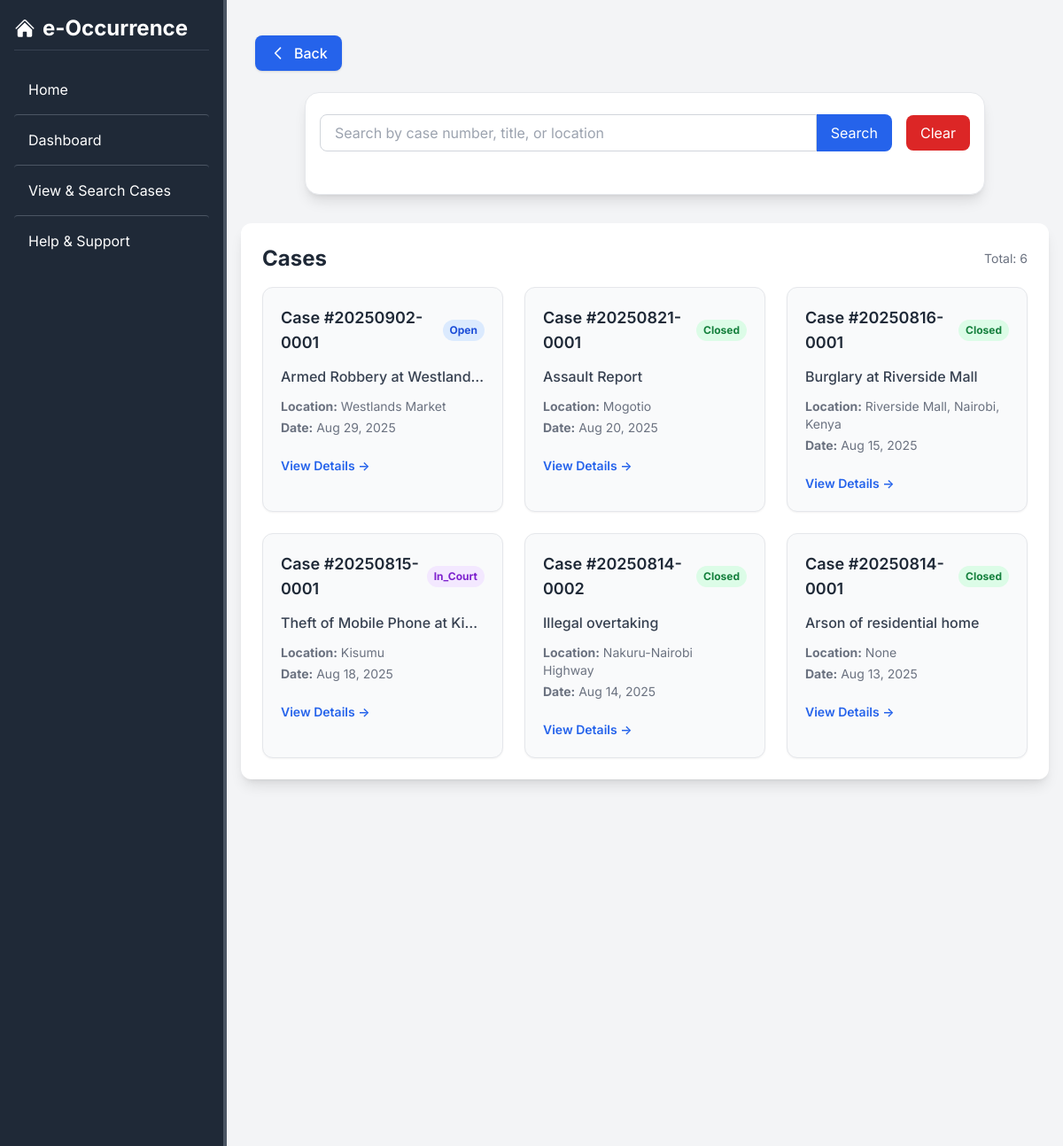
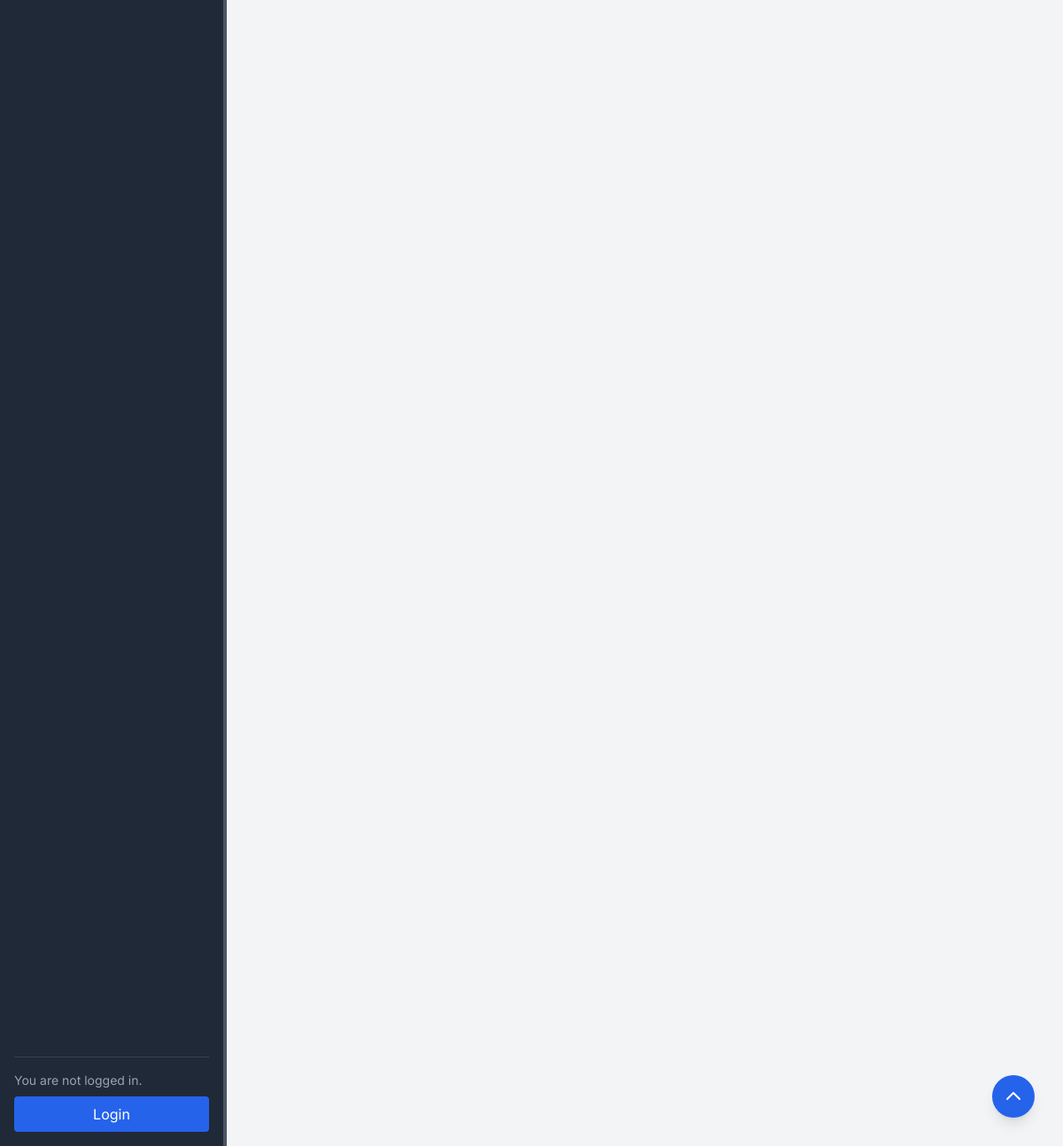
The page /cases/cases-list/ on the database its author committed (2 pictures, top to bottom).
### cases/models.py (models this page shows, shortened)
class Case(models.Model):
    STATUS_CHOICES = [
        ('open', 'Open'),
        ('under_investigation', 'Under Investigation'),
        ('in_court', 'In Court'),
        ('closed', 'Closed'),
        ('dismissed', 'Dismissed'),
        ('transferred', 'Transferred'),
    ]
    CASE_TYPE_CHOICES = [
    ('ASSAULT', 'Assault'),
    ('GBV', 'Gender-Based Violence'),
    ('HOMICIDE', 'Homicide / Murder'),
    ('MISSING_PERSON', 'Missing Person'),
    ('SUICIDE', 'Suicide / Attempted Suicide'),
    ('THEFT', 'Theft'),
    ('ROBBERY', 'Robbery'),
    ('BURGLARY', 'Burglary / Break-in'),
    ('ARSON', 'Arson'),
    ('FRAUD', 'Fraud'),
    ('CORRUPTION', 'Corruption / Bribery'),
    ('TRAFFIC', 'Traffic Offense'),
    ('PUBLIC_DISTURBANCE', 'Public Disturbance'),
    ('ILLEGAL_ASSEMBLY', 'Illegal Assembly / Protest'),
    ('DRUG_POSSESSION', 'Drug Possession / Trafficking'),
    ('ILLEGAL_WEAPONS', 'Illegal Possession of Firearms / Weapons'),
    ('DOMESTIC', 'Domestic Dispute'),
    ('CHILD_ABUSE', 'Child Abuse / Neglect'),
    ('LOST_PROPERTY', 'Lost Property'),
    ('RECOVERED_PROPERTY', 'Recovered Property'),
    ('OTHER', 'Other'),
]
    uuid = models.UUIDField(default=uuid.uuid4, unique=True, editable=False)
    case_number = models.CharField(max_length=50, unique=True)
    case_type = models.CharField(
        max_length=30, choices=CASE_TYPE_CHOICES, default='OTHER',
    )
    complainant = models.ForeignKey(
        'Complainant', on_delete=models.SET_NULL, null=True, related_name='cases'
    )
    suspects = models.ManyToManyField(
        'Suspect', blank=True, related_name='cases'
    )
    witnesses = models.ManyToManyField(
        'Witness', blank=True, related_name='cases'
    )
    incident_date = models.DateField(null=True, blank=True)  # Date of the incident
    report_date = models.DateField(auto_now_add=True)  # Date when the case was reported
    location = models.CharField(max_length=255, blank=True, null=True)
    title = models.CharField(max_length=255)
    description = models.TextField(blank=True)
    recorded_by = models.ForeignKey(
        User, on_delete=models.SET_NULL, null=True, related_name='cases_reported'
    )
    status = models.CharField(max_length=30, choices=STATUS_CHOICES, default='open')
    court_date = models.DateField(null=True, blank=True)
    created_at = models.DateTimeField(auto_now_add=True)
    updated_at = models.DateTimeField(auto_now=True)
    class Meta:
        ordering = ['-created_at']

### cases/views.py (the view)
# urls.py: path('cases-list/', views.view_cases, name='view_cases'),
def view_cases(request):
    qs = Case.objects.all()
    total_results = qs.count()
    cases = qs[:20]
    if total_results > 20:
        messages.info(request, f"Showing only 20 of {total_results} cases. Please use search to refine results.")
    return render(request, 'cases/view_cases.html', {
        'cases': cases,
        'total_results': total_results,  # pass count to template
    })

### cases/templates/cases/view_cases.html (shortened to what this page needs)
{% extends "core/base.html" %}
{% block content %}
    {% include "cases/partials/case-listing.html" %}
{% endblock %}

### cases/templates/cases/partials/case-listing.html (shortened to what this page needs)
<div class="max-w-3xl flex mx-auto items-center justify-between space-x-4 px-4 py-6 bg-white shadow-lg rounded-2xl mb-8 border border-gray-200">
    <form method="GET" action="{% url 'cases:search_cases' %}" class="mb-6 w-full">
        <div class="flex">
            <input type="text" name="query" placeholder="Search by case number, title, or location"
                    class="flex-1 px-4 py-2 border border-gray-300 rounded-l-lg focus:outline-none focus:ring-2 focus:ring-blue-500">
            <button type="submit" class="px-4 py-2 bg-blue-600 text-white rounded-r-lg hover:bg-blue-700">Search</button>
        </div>
    </form>
    <form method="GET" action="{% url 'cases:view_cases' %}" class="mb-6">
        <button type="submit" class="px-4 py-2 bg-red-600 text-white rounded-lg hover:bg-red-700">Clear</button>
    </form>
</div>
<div class="w-full mx-auto bg-white p-6 shadow-lg rounded-xl">
    <div class="flex justify-between items-center mb-4">
        <h2 class="text-2xl font-bold text-gray-800">Cases</h2>
        <span class="text-sm text-gray-500">Total: {{ total_results }}</span>
    </div>
    {% if cases %}
        <ul class="grid grid-cols-1 md:grid-cols-2 lg:grid-cols-3 gap-6">
            {% for case in cases %}
                <li class="bg-gray-50 rounded-xl shadow-sm hover:shadow-lg transition duration-200 overflow-hidden border border-gray-200">
                    <a class="block p-5 space-y-3 h-full" href="{% url 'cases:case_details' case.uuid %}">
                        <div class="flex justify-between items-center">
                            <h3 class="text-lg font-semibold text-gray-800">
                                Case #{{ case.case_number }}
                            </h3>
                            <span class="px-2 py-1 text-xs font-bold rounded-full
                                {% if case.status == 'open' %}bg-blue-100 text-blue-700
                                {% elif case.status == 'closed' %}bg-green-100 text-green-700
                                {% elif case.status == 'under_investigation' %}bg-yellow-100 text-yellow-800
                                {% elif case.status == 'in_court' %}bg-purple-100 text-purple-700
                                {% elif case.status == 'dismissed' %}bg-gray-200 text-gray-700
                                {% elif case.status == 'transferred' %}bg-teal-100 text-teal-700
                                {% else %}bg-gray-100 text-gray-700{% endif %}">
                                {{ case.status|title }}
                            </span>
                        </div>
                        <p class="text-gray-700 font-medium truncate">
                            {{ case.title }}
                        </p>
                        <div class="text-sm text-gray-500 space-y-1">
                            <p><strong>Location:</strong> {{ case.location }}</p>
                            <p><strong>Date:</strong> {{ case.incident_date|date:"M j, Y" }}</p>
                        </div>
                            <div class="pt-2">
                                <span class="inline-block text-blue-600 text-sm font-semibold hover:underline">
                                    View Details →
                                </span>
                            </div>
                    </a>
                </li>
            {% endfor %}
        </ul>
    {% else %}
        <div class="text-center text-gray-500 py-10">
            No cases found.
        </div>
    {% endif %}
</div>

### core/templates/core/base.html (style rules this page uses)
body { font-family: 'Inter', system-ui, -apple-system, BlinkMacSystemFont, 'Segoe UI', Roboto, 'Helvetica Neue', Arial, 'Noto Sans', sans-serif, 'Apple Color Emoji', 'Segoe UI Emoji', 'Segoe UI Symbol', 'Noto Color Emoji'; }

### rows shown on the page
Case: case_number "20250902-0001", status "Open", title "Armed Robbery at Westland…", location "Westlands Market", incident_date "Aug 29, 2025"
Case: case_number "20250821-0001", status "Closed", title "Assault Report", location "Mogotio", incident_date "Aug 20, 2025"
Case: case_number "20250816-0001", status "Closed", title "Burglary at Riverside Mall", location "Riverside Mall, Nairobi, Kenya", incident_date "Aug 15, 2025"
Case: case_number "20250815-0001", status "In_Court", title "Theft of Mobile Phone at Ki…", location "Kisumu", incident_date "Aug 18, 2025"
Case: case_number "20250814-0002", status "Closed", title "Illegal overtaking", location "Nakuru-Nairobi Highway", incident_date "Aug 14, 2025"
Case: case_number "20250814-0001", status "Closed", title "Arson of residential home", location "None", incident_date "Aug 13, 2025"

### other values the page prints
{{ total_results }} "6"
